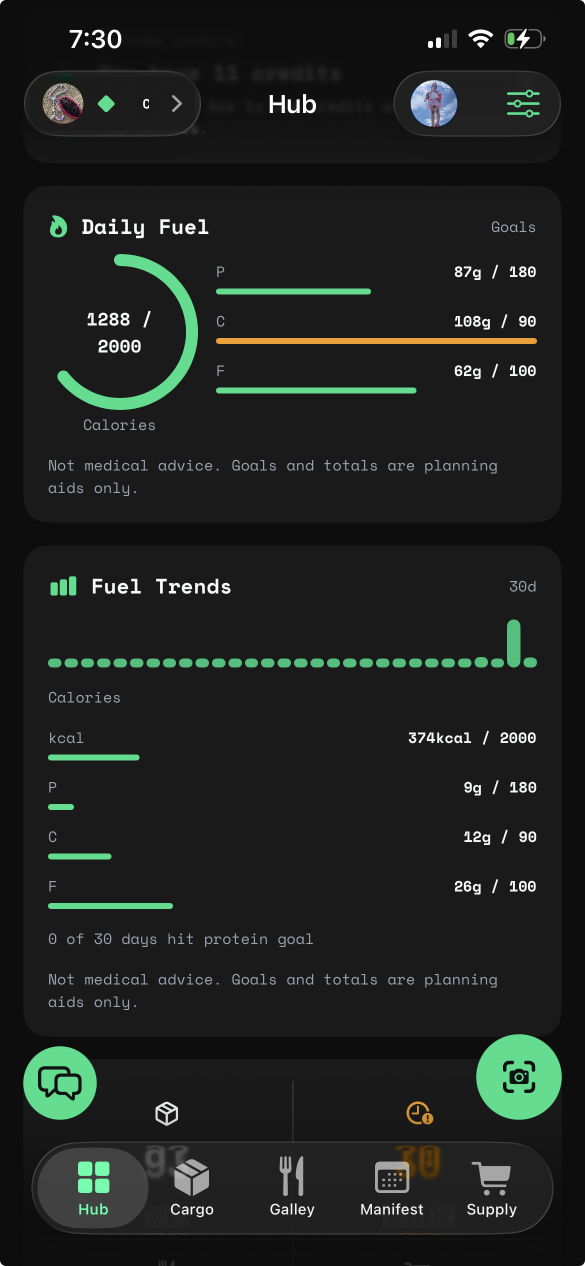
#> input picture marketing/appstore/uk/raw/01-hub.png, 1170 x 2532 px (shown at 1/2 size)
$ python frame_screenshots.py
#> lines starting #> are read from the running program, lines starting #| are printed output that depends on the picture; after the words box and inside, x2 and y2 are one past the last pixel; in counts of white or black regions, pixels touching at a corner belong together
#!/usr/bin/env python3
"""Composite App Store marketing frames from raw device screenshots.

Layouts:
  zoom   — large cropped UI, benefit caption, optional chips
  device — full-screen proof shot in a phone bezel
  social — tilted share-sheet hero + floating import card + source chips
  split  — diagonal light / dark of the same surface

Exports:
  framed/6.9/  → 1320×2868  (iPhone 6.9" — preferred)
  framed/6.5/  → 1284×2778  (iPhone 6.5" fallback)
"""

from __future__ import annotations

from dataclasses import dataclass, field
from pathlib import Path

from PIL import Image, ImageDraw, ImageFilter, ImageFont

ROOT = Path(__file__).resolve().parent
RAW = ROOT / "raw"
FRAMED = ROOT / "framed"
FONT_BOLD = (
	ROOT.parents[2]
	/ "ios"
	/ "Ration"
	/ "Resources"
	/ "Fonts"
	/ "SpaceMono-Bold.ttf"
)

CARBON = (17, 17, 17, 255)
CERAMIC = (248, 249, 250, 255)
HYPER = (0, 224, 136, 255)
WHITE = (248, 249, 250, 255)
PLATINUM = (230, 230, 230, 255)
MUTED = (160, 168, 164, 255)


@dataclass(frozen=True)
class DisplaySize:
	label: str
	width: int
	height: int
	caption_font: int
	wordmark_font: int
	caption_top: int
	device_radius: int
	chip_font: int


SIZES = (
	DisplaySize("6.9", 1320, 2868, 50, 26, 72, 68, 22),
	DisplaySize("6.5", 1284, 2778, 48, 24, 68, 64, 20),
)


@dataclass(frozen=True)
class FrameSpec:
	stem: str
	caption: str
	layout: str
	source: str
	crop: tuple[float, float, float, float] = (0.0, 0.0, 1.0, 1.0)
	chips: tuple[str, ...] = ()
	secondary: str | None = None
	secondary_crop: tuple[float, float, float, float] = (0.04, 0.34, 0.96, 0.78)
	hide_testflight: bool = True
	dark_ui: bool = True
	cover_rects: tuple[tuple[float, float, float, float], ...] = ()
	light_source: str | None = None
	light_crop: tuple[float, float, float, float] | None = None


FRAMES: tuple[FrameSpec, ...] = (
	FrameSpec(
		stem="01-hub",
		caption="Plan meals from\nwhat's in stock",
		layout="zoom",
		source="01-hub.png",
		crop=(0.0, 0.08, 1.0, 0.68),
		chips=("Pantry", "Plan", "Shop"),
	),
	FrameSpec(
		stem="02-macros",
		caption="Macros from meals\nyou actually cook",
		layout="zoom",
		source="01-hub.png",
		crop=(0.03, 0.105, 0.97, 0.46),
		chips=("Daily Fuel",),
	),
	FrameSpec(
		stem="03-import",
		caption="Save recipes from\nTikTok, Reels & the web",
		layout="social",
		source="03-share.png",
		crop=(0.0, 0.0, 1.0, 1.0),
		chips=("Instagram", "YouTube", "Safari"),
		secondary="03-import.png",
	),
	FrameSpec(
		stem="04-scan",
		caption="Scan a receipt\nor the fridge",
		layout="zoom",
		source="04-scan.png",
		crop=(0.0, 0.07, 1.0, 0.78),
		chips=("Then pantry updates",),
		secondary="02-cargo.png",
		secondary_crop=(0.0, 0.18, 1.0, 0.58),
	),
	FrameSpec(
		stem="05-galley",
		caption="See what you can cook\nwith what's here",
		layout="zoom",
		source="05-galley.png",
		crop=(0.0, 0.08, 1.0, 0.74),
		chips=("Recipes", "Galley"),
	),
	FrameSpec(
		stem="06-plan",
		caption="Plan the week.\nAI fills the days.",
		layout="device",
		source="06-plan.png",
		crop=(0.0, 0.0, 1.0, 1.0),
	),
	FrameSpec(
		stem="07-manifest",
		caption="Cook for the house.\nLog your plate.",
		layout="zoom",
		source="07-manifest.png",
		# Date + gauges + Beef Tacos + first intake row; hide TestFlight/avatar above.
		crop=(0.0, 0.105, 1.0, 0.76),
		chips=("Private intake",),
		hide_testflight=True,
		# Cover "Billy Downing's Personal Group" on the first intake title.
		cover_rects=((0.40, 0.928, 0.98, 0.962),),
	),
	FrameSpec(
		stem="08-supply",
		caption="Shop only what\nyou're still missing",
		layout="device",
		source="08-supply.png",
		crop=(0.0, 0.0, 1.0, 0.93),
		chips=("Shopping list", "Supply"),
	),
	FrameSpec(
		stem="09-ask",
		caption="Your kitchen copilot,\non live stock",
		layout="zoom",
		source="09-ask.png",
		crop=(0.0, 0.205, 1.0, 0.86),
		chips=("Ask Ration",),
		hide_testflight=False,
	),
	FrameSpec(
		stem="10-theme",
		caption="Light or dark.\nSame kitchen.",
		layout="split",
		source="01-hub.png",
		crop=(0.0, 0.08, 1.0, 0.70),
		light_source="10-hub-light.png",
		light_crop=(0.0, 0.08, 1.0, 0.70),
		hide_testflight=True,
	),
)


def load_font(size: int) -> ImageFont.FreeTypeFont | ImageFont.ImageFont:
	if FONT_BOLD.is_file():
		return ImageFont.truetype(str(FONT_BOLD), size=size)
	return ImageFont.load_default()


def open_rgb(name: str) -> Image.Image:
	path = RAW / name
	if not path.is_file():
		raise FileNotFoundError(path)
	return Image.open(path).convert("RGBA")


def crop_rel(img: Image.Image, box: tuple[float, float, float, float]) -> Image.Image:
	w, h = img.size
	l, t, r, b = box
	return img.crop((int(w * l), int(h * t), int(w * r), int(h * b)))


def cover_rects(img: Image.Image, rects: tuple[tuple[float, float, float, float], ...]) -> Image.Image:
	if not rects:
		return img
	out = img.copy()
	draw = ImageDraw.Draw(out)
	w, h = out.size
	for l, t, r, b in rects:
		fill = (26, 26, 26, 255)
		draw.rounded_rectangle(
			(int(w * l), int(h * t), int(w * r), int(h * b)),
			radius=6,
			fill=fill,
		)
	return out


def hide_testflight(img: Image.Image, dark: bool) -> Image.Image:
	"""Cover TestFlight / time on the left of the status bar; stamp 9:41."""
	out = img.copy()
	w, h = out.size
	bar_h = max(36, int(h * 0.042))
	cover_w = int(w * 0.36)
	sample = out.getpixel((min(w - 1, cover_w + 8), max(0, bar_h // 2)))
	fill = sample[:3] + (255,) if isinstance(sample, tuple) else ((0, 0, 0, 255) if dark else CERAMIC)
	draw = ImageDraw.Draw(out)
	draw.rectangle((0, 0, cover_w, bar_h), fill=fill)
	font = load_font(max(18, int(bar_h * 0.48)))
	text_fill = WHITE if dark else (17, 17, 17, 255)
	draw.text((int(w * 0.07), int(bar_h * 0.22)), "9:41", font=font, fill=text_fill)
	return out


def rounded_mask(size: tuple[int, int], radius: int) -> Image.Image:
	mask = Image.new("L", size, 0)
	ImageDraw.Draw(mask).rounded_rectangle((0, 0, size[0] - 1, size[1] - 1), radius=radius, fill=255)
	return mask


def phone_bezel(shot: Image.Image, *, max_w: int, max_h: int, radius: int) -> Image.Image:
	shot = shot.convert("RGBA")
	shot.thumbnail((max_w, max_h), Image.Resampling.LANCZOS)
	bezel = 10
	outer_w = shot.width + bezel * 2
	outer_h = shot.height + bezel * 2
	outer = Image.new("RGBA", (outer_w, outer_h), (0, 0, 0, 0))
	mask = rounded_mask((outer_w, outer_h), radius)
	phone = Image.new("RGBA", shot.size, (0, 0, 0, 255))
	inner = rounded_mask(shot.size, max(8, radius - bezel))
	phone.paste(shot, (0, 0), inner)
	outer.paste(phone, (bezel, bezel), phone)
	outline = Image.new("RGBA", (outer_w, outer_h), (0, 0, 0, 0))
	ImageDraw.Draw(outline).rounded_rectangle(
		(0, 0, outer_w - 1, outer_h - 1),
		radius=radius,
		outline=HYPER,
		width=3,
	)
	outer = Image.alpha_composite(outer, outline)
	outer.putalpha(mask)
	return outer


def drop_shadow(img: Image.Image, *, radius: int = 32, offset: tuple[int, int] = (0, 22)) -> Image.Image:
	ox, oy = offset
	pad = radius * 2 + max(abs(ox), abs(oy))
	canvas = Image.new("RGBA", (img.width + pad * 2, img.height + pad * 2), (0, 0, 0, 0))
	shadow = Image.new("RGBA", canvas.size, (0, 0, 0, 0))
	s = Image.new("L", img.size, 0)
	s.paste(img.split()[-1], (0, 0))
	shadow_layer = Image.new("RGBA", img.size, (0, 0, 0, 170))
	shadow_layer.putalpha(s)
	shadow.paste(shadow_layer, (pad + ox, pad + oy), shadow_layer)
	shadow = shadow.filter(ImageFilter.GaussianBlur(radius=radius))
	canvas = Image.alpha_composite(canvas, shadow)
	canvas.paste(img, (pad, pad), img)
	return canvas


def tilt(img: Image.Image, angle: float) -> Image.Image:
	return img.rotate(angle, resample=Image.Resampling.BICUBIC, expand=True)


def soft_glow(size: tuple[int, int], *, y_frac: float = 0.42) -> Image.Image:
	glow = Image.new("RGBA", size, (0, 0, 0, 0))
	g = ImageDraw.Draw(glow)
	cx, cy = size[0] // 2, int(size[1] * y_frac)
	r = int(min(size) * 0.42)
	g.ellipse((cx - r, cy - r, cx + r, cy + r), fill=(0, 224, 136, 48))
	return glow.filter(ImageFilter.GaussianBlur(radius=96))


def caption_font(draw: ImageDraw.ImageDraw, text: str, size: DisplaySize, max_width: int) -> ImageFont.ImageFont:
	for px in range(size.caption_font, 28, -2):
		font = load_font(px)
		widths = [draw.textlength(line, font=font) for line in text.split("\n")]
		if max(widths) <= max_width:
			return font
	return load_font(28)


def draw_caption(canvas: Image.Image, text: str, size: DisplaySize) -> int:
	"""Draw caption; return y just below the underline."""
	draw = ImageDraw.Draw(canvas)
	max_width = int(size.width * 0.9)
	font = caption_font(draw, text, size, max_width)
	lines = text.split("\n")
	line_gap = 14
	ascent, descent = font.getmetrics()
	widths = [draw.textlength(line, font=font) for line in lines]
	baseline = size.caption_top + ascent
	last_bottom = baseline
	for i, line in enumerate(lines):
		x = int((size.width - widths[i]) // 2)
		draw.text((x, baseline), line, font=font, fill=WHITE)
		bbox = draw.textbbox((x, baseline), line, font=font)
		last_bottom = bbox[3]
		baseline += ascent + descent + line_gap
	uw = min(320, int(max(widths) if widths else 200))
	ux = (size.width - uw) // 2
	uy = last_bottom + 22
	draw.rounded_rectangle((ux, uy, ux + uw, uy + 6), radius=3, fill=HYPER)
	return uy + 18


def draw_chips(canvas: Image.Image, chips: tuple[str, ...], size: DisplaySize, top: int) -> int:
	if not chips:
		return top
	draw = ImageDraw.Draw(canvas)
	font = load_font(size.chip_font)
	gap = 12
	pads = (18, 10)
	widths: list[int] = []
	for chip in chips:
		tw = int(draw.textlength(chip, font=font))
		widths.append(tw + pads[0] * 2)
	total = sum(widths) + gap * (len(chips) - 1)
	x = (size.width - total) // 2
	h = size.chip_font + pads[1] * 2
	for chip, cw in zip(chips, widths, strict=True):
		draw.rounded_rectangle((x, top, x + cw, top + h), radius=h // 2, outline=HYPER, width=2)
		tx = x + (cw - draw.textlength(chip, font=font)) / 2
		draw.text((tx, top + pads[1] - 2), chip, font=font, fill=HYPER)
		x += cw + gap
	return top + h + 20


def draw_wordmark(canvas: Image.Image, size: DisplaySize) -> None:
	draw = ImageDraw.Draw(canvas)
	font = load_font(size.wordmark_font)
	label = "RATION"
	bbox = draw.textbbox((0, 0), label, font=font)
	tw = bbox[2] - bbox[0]
	x = (size.width - tw) // 2
	y = size.height - int(size.height * 0.038)
	draw.text((x, y), label, font=font, fill=HYPER)


def prepare_shot(spec: FrameSpec, source: str, crop: tuple[float, float, float, float]) -> Image.Image:
	shot = crop_rel(open_rgb(source), crop)
	shot = cover_rects(shot, spec.cover_rects if source == spec.source else ())
	if spec.hide_testflight and crop[1] < 0.04:
		shot = hide_testflight(shot, spec.dark_ui)
	return shot


def place_centered(base: Image.Image, overlay: Image.Image, *, top: int, bottom: int) -> None:
	avail_h = max(40, bottom - top)
	avail_w = base.width
	fitted = overlay.copy()
	fitted.thumbnail((int(avail_w * 0.92), avail_h), Image.Resampling.LANCZOS)
	dx = (base.width - fitted.width) // 2
	dy = top + max(0, (avail_h - fitted.height) // 2)
	base.paste(fitted, (dx, dy), fitted)


def compose_zoom(spec: FrameSpec, size: DisplaySize, base: Image.Image, caption_bottom: int) -> None:
	shot = prepare_shot(spec, spec.source, spec.crop)
	max_h = int(size.height * 0.72)
	max_w = int(size.width * 0.92)
	device = phone_bezel(shot, max_w=max_w, max_h=max_h, radius=size.device_radius)
	device = drop_shadow(device)
	wordmark_top = size.height - int(size.height * 0.055)
	place_centered(base, device, top=caption_bottom, bottom=wordmark_top)
	if spec.secondary and spec.layout == "zoom":
		inset = crop_rel(open_rgb(spec.secondary), spec.secondary_crop)
		card_h = int(size.height * 0.28)
		card_w = int(size.width * 0.46)
		card = phone_bezel(inset, max_w=card_w, max_h=card_h, radius=max(24, size.device_radius - 20))
		card = drop_shadow(card, radius=18, offset=(8, 14))
		cx = size.width - card.width + int(size.width * 0.02)
		cy = wordmark_top - card.height + 12
		cx = min(cx, size.width - int(card.width * 0.78))
		cy = max(caption_bottom + 48, cy)
		base.paste(card, (cx, cy), card)


def compose_device(spec: FrameSpec, size: DisplaySize, base: Image.Image, caption_bottom: int) -> None:
	shot = prepare_shot(spec, spec.source, spec.crop)
	max_h = int(size.height * 0.70)
	max_w = int(size.width * 0.86)
	device = phone_bezel(shot, max_w=max_w, max_h=max_h, radius=size.device_radius)
	device = drop_shadow(device)
	wordmark_top = size.height - int(size.height * 0.055)
	place_centered(base, device, top=caption_bottom, bottom=wordmark_top)


def compose_social(spec: FrameSpec, size: DisplaySize, base: Image.Image, caption_bottom: int) -> None:
	share = prepare_shot(spec, spec.source, spec.crop)
	hero_h = int(size.height * 0.62)
	hero_w = int(size.width * 0.78)
	hero = phone_bezel(share, max_w=hero_w, max_h=hero_h, radius=size.device_radius)
	hero = tilt(drop_shadow(hero, radius=28, offset=(12, 28)), -7)

	card = None
	if spec.secondary:
		imp = crop_rel(open_rgb(spec.secondary), spec.secondary_crop)
		card_h = int(size.height * 0.32)
		card_w = int(size.width * 0.48)
		card = phone_bezel(imp, max_w=card_w, max_h=card_h, radius=max(28, size.device_radius - 16))
		card = tilt(drop_shadow(card, radius=22, offset=(-8, 18)), 8)

	wordmark_top = size.height - int(size.height * 0.055)
	# Hero left-of-centre; import card overlaps lower-right.
	hx = int(size.width * 0.02)
	hy = caption_bottom + int(size.height * 0.01)
	# Scale if needed to fit remaining height
	room_h = wordmark_top - hy
	if hero.height > room_h:
		hero.thumbnail((hero.width, room_h), Image.Resampling.LANCZOS)
	base.paste(hero, (hx, hy), hero)
	if card is not None:
		cx = size.width - card.width + int(size.width * 0.04)
		cy = wordmark_top - card.height + 8
		cx = max(int(size.width * 0.38), min(cx, size.width - int(card.width * 0.82)))
		cy = max(caption_bottom + 40, cy)
		base.paste(card, (cx, cy), card)


# [22 lines left out: function compose_split, not called in this run]


def compose(spec: FrameSpec, size: DisplaySize) -> None:
	base = Image.new("RGBA", (size.width, size.height), CARBON)
	base = Image.alpha_composite(base, soft_glow((size.width, size.height)))
	y = draw_caption(base, spec.caption, size)
	y = draw_chips(base, spec.chips, size, y)
	if spec.layout == "zoom":
		compose_zoom(spec, size, base, y)
	elif spec.layout == "device":
		compose_device(spec, size, base, y)
	elif spec.layout == "social":
		compose_social(spec, size, base, y)
	elif spec.layout == "split":
		compose_split(spec, size, base, y)
	else:
		raise ValueError(spec.layout)
	draw_wordmark(base, size)
	out = base.convert("RGB")
	out_dir = FRAMED / size.label
	out_dir.mkdir(parents=True, exist_ok=True)
	dest = out_dir / f"{spec.stem}.png"
	out.save(dest, format="PNG", optimize=True)
	assert out.size == (size.width, size.height), out.size
	print(f"wrote {dest.relative_to(ROOT)} ({out.size[0]}×{out.size[1]})")


def main() -> None:
	for size in SIZES:
		out_dir = FRAMED / size.label
		out_dir.mkdir(parents=True, exist_ok=True)
		for stale in out_dir.glob("*.png"):
			stale.unlink()
		for spec in FRAMES:
			compose(spec, size)
#> in soft_glow, `return glow.filter(ImageFilter.GaussianBlur(radius=96))`:
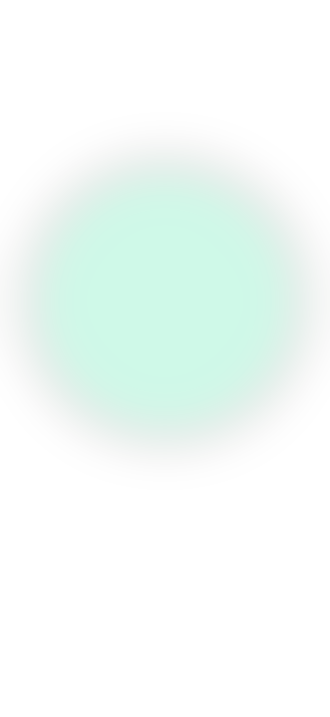
#> returned value: PIL image 1320x2868 RGBA (shown at 1/4 size); mean R, G, B, A 0, 56.9, 34.6, 12.2; transparent parts drawn white
#> in draw_caption, `ascent, descent = font.getmetrics()`: ascent = 10; descent = 3
#> in draw_caption, `widths = [draw.textlength(line, font=font) for line in lines]`: widths = [73, 65]
#> in draw_caption, `baseline = size.caption_top + ascent`: baseline = 82
#> the loop in draw_caption, `for i, line in enumerate(lines):` made 2 passes
#> (x, bbox, last_bottom, baseline) on passes 1 to 2: (623, (623, 83, 696, 92), 92, 109), (627, (627, 111, 692, 119), 119, 136)
#> after the loop in draw_caption, `for i, line in enumerate(lines):`: baseline = 136
#> in draw_caption, `uw = min(320, int(max(widths) if widths else 200))`: uw = 73
#> in draw_caption, `ux = (size.width - uw) // 2`: ux = 623
#> in draw_caption, `uy = last_bottom + 22`: uy = 141
#> in compose, `y = draw_caption(base, spec.caption, size)`: y = 159
#> the loop in draw_chips, `for chip in chips:` made 3 passes
#> tw on passes 1 to 3: 30, 21, 24
#> after the loop in draw_chips, `for chip in chips:`: widths = [66, 57, 60]
#> in draw_chips, `total = sum(widths) + gap * (len(chips) - 1)`: total = 207
#> in draw_chips, `x = (size.width - total) // 2`: x = 556
#> the loop in draw_chips, `for chip, cw in zip(chips, widths, strict=True):` made 3 passes
#> (chip, cw, tx, x) on passes 1 to 3: ('Pantry', 66, 574, 634), ('Plan', 57, 652, 703), ('Shop', 60, 721, 775)
#> after the loop in draw_chips, `for chip, cw in zip(chips, widths, strict=True):`: x = 775
#> in compose, `y = draw_chips(base, spec.chips, size, y)`: y = 221
#> in open_rgb, returned value is the input picture: PIL image 1170x2532 RGBA; mean R, G, B, A 30.5, 33.8, 31.3, 255
#> in crop_rel, `w, h = img.size`: w = 1170; h = 2532
#> in rounded_mask, `ImageDraw.Draw(mask).rounded_rectangle((0, 0, size[0] - 1, size[1] - 1..`:
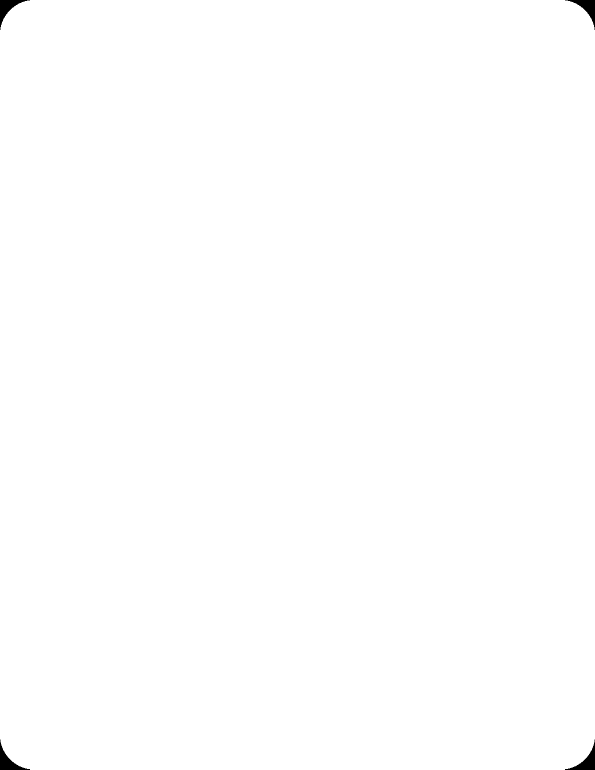
#> mask: PIL image 1190x1539 L (shown at 1/2 size); 99.8% white; 4 black regions, box (x1, y1, x2, y2) and area: (0, 0, 60, 60) 1010, (1130, 0, 1190, 60) 1010, (0, 1479, 60, 1539) 1010, (1130, 1479, 1190, 1539) 1010
#> in drop_shadow, `shadow = shadow.filter(ImageFilter.GaussianBlur(radius=radius))`:
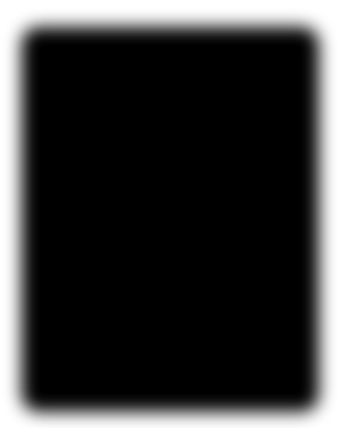
#> shadow: PIL image 1362x1711 RGBA (shown at 1/4 size); mean R, G, B, A 0, 0, 0, 199.9; transparent parts drawn white
#> in drop_shadow, `canvas.paste(img, (pad, pad), img)`:
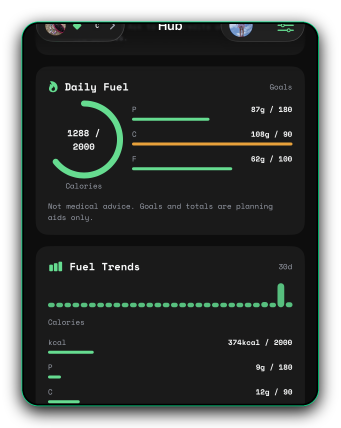
#> canvas: PIL image 1362x1711 RGBA (shown at 1/4 size); mean R, G, B, A 22.8, 26.3, 24.1, 208.2; transparent parts drawn white
#> in place_centered, `avail_h = max(40, bottom - top)`: avail_h = 2490
#> in place_centered, `dy = top + max(0, (avail_h - fitted.height) // 2)`: dy = 703
#> in place_centered, `base.paste(fitted, (dx, dy), fitted)`:
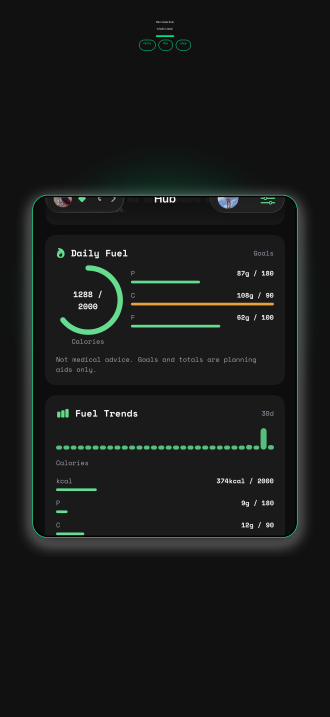
#> base: PIL image 1320x2868 RGBA (shown at 1/4 size); mean R, G, B, A 21.3, 23.7, 22.3, 252.4; transparent parts drawn white
#> in draw_wordmark, `bbox = draw.textbbox((0, 0), label, font=font)`: bbox = (0, 2, 36, 10)
#> in draw_wordmark, `tw = bbox[2] - bbox[0]`: tw = 36
#> in draw_wordmark, `x = (size.width - tw) // 2`: x = 642
#> in compose, `out = base.convert("RGB")`:
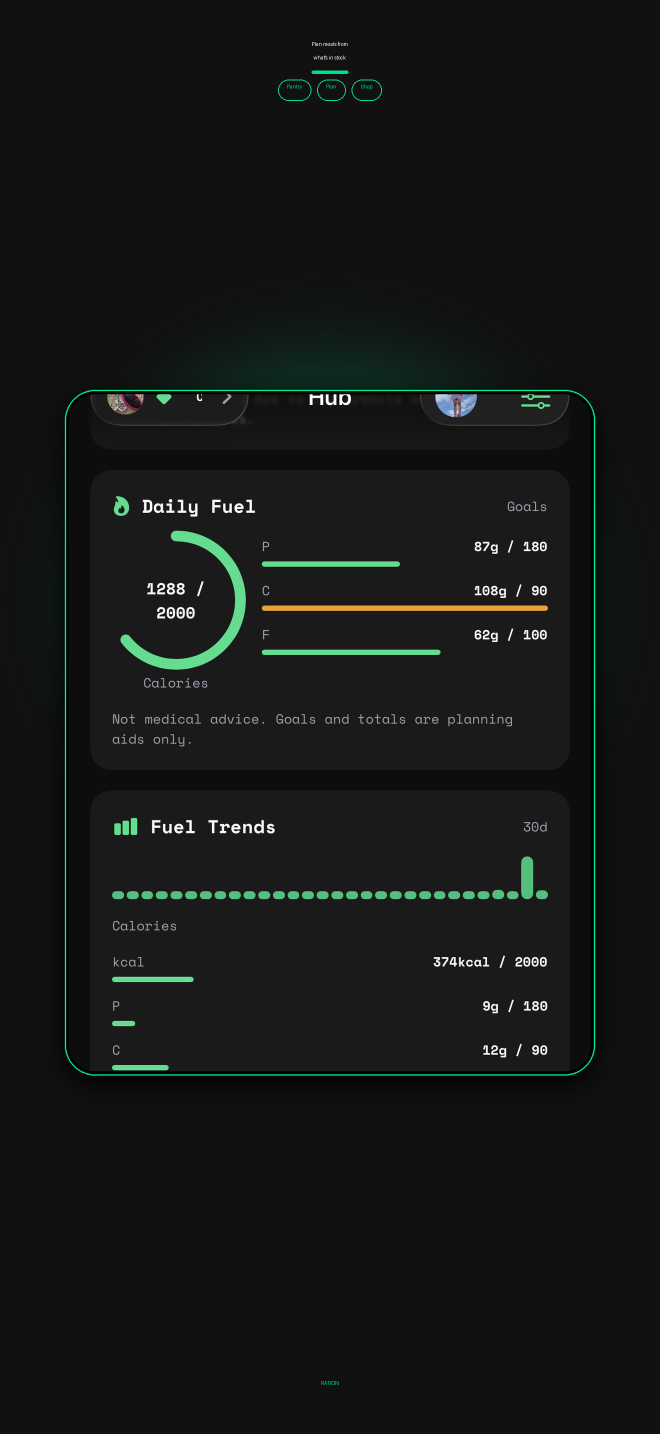
#> out: PIL image 1320x2868 RGB (shown at 1/2 size); mean R, G, B 21.3, 23.7, 22.3
#| wrote framed/6.9/01-hub.png (1320×2868)
	print("done")


if __name__ == "__main__":
#> (the run stopped early here; a loop or call above may not have finished)
